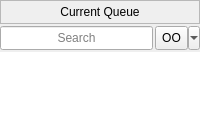
       <widget class="QFrame" name="apollo_FR_nowplaying_queue">
        <property name="sizePolicy">
         <sizepolicy hsizetype="Minimum" vsizetype="Preferred">
          <horstretch>0</horstretch>
          <verstretch>0</verstretch>
         </sizepolicy>
        </property>
        <property name="minimumSize">
         <size>
          <width>200</width>
          <height>0</height>
         </size>
        </property>
        <property name="frameShape">
         <enum>QFrame::NoFrame</enum>
        </property>
        <property name="frameShadow">
         <enum>QFrame::Raised</enum>
        </property>
        <layout class="QGridLayout" name="gridLayout_2">
         <property name="leftMargin">
          <number>0</number>
         </property>
         <property name="topMargin">
          <number>0</number>
         </property>
         <property name="rightMargin">
          <number>0</number>
         </property>
         <property name="bottomMargin">
          <number>0</number>
         </property>
         <property name="spacing">
          <number>0</number>
         </property>
         <item row="1" column="0">
          <widget class="QFrame" name="frame_5">
           <property name="minimumSize">
            <size>
             <width>0</width>
             <height>24</height>
            </size>
           </property>
           <layout class="QHBoxLayout" name="horizontalLayout_3">
            <property name="spacing">
             <number>2</number>
            </property>
            <property name="leftMargin">
             <number>0</number>
            </property>
            <property name="topMargin">
             <number>2</number>
            </property>
            <property name="rightMargin">
             <number>0</number>
            </property>
            <property name="bottomMargin">
             <number>2</number>
            </property>
            <item>
             <widget class="QLineEdit" name="apollo_LEDT_NPQ_main_search">
              <property name="sizePolicy">
               <sizepolicy hsizetype="Preferred" vsizetype="Fixed">
                <horstretch>0</horstretch>
                <verstretch>0</verstretch>
               </sizepolicy>
              </property>
              <property name="minimumSize">
               <size>
                <width>0</width>
                <height>24</height>
               </size>
              </property>
              <property name="maximumSize">
               <size>
                <width>16777215</width>
                <height>24</height>
               </size>
              </property>
              <property name="text">
               <string/>
              </property>
              <property name="alignment">
               <set>Qt::AlignCenter</set>
              </property>
              <property name="placeholderText">
               <string>Search</string>
              </property>
              <property name="clearButtonEnabled">
               <bool>true</bool>
              </property>
             </widget>
            </item>
            <item>
             <widget class="QToolButton" name="apollo_TLB_NPQ_maintable">
              <property name="sizePolicy">
               <sizepolicy hsizetype="Fixed" vsizetype="Preferred">
                <horstretch>0</horstretch>
                <verstretch>0</verstretch>
               </sizepolicy>
              </property>
              <property name="minimumSize">
               <size>
                <width>0</width>
                <height>0</height>
               </size>
              </property>
              <property name="maximumSize">
               <size>
                <width>16777215</width>
                <height>16777215</height>
               </size>
              </property>
              <property name="text">
               <string>OO</string>
              </property>
              <property name="popupMode">
               <enum>QToolButton::MenuButtonPopup</enum>
              </property>
              <property name="toolButtonStyle">
               <enum>Qt::ToolButtonIconOnly</enum>
              </property>
              <property name="autoRaise">
               <bool>false</bool>
              </property>
              <property name="arrowType">
               <enum>Qt::NoArrow</enum>
              </property>
             </widget>
            </item>
           </layout>
          </widget>
         </item>
         <item row="0" column="0">
          <widget class="QLabel" name="apollo_HDLBD_nowplayong_queue">
           <property name="minimumSize">
            <size>
             <width>150</width>
             <height>24</height>
            </size>
           </property>
           <property name="maximumSize">
            <size>
             <width>16777215</width>
             <height>24</height>
            </size>
           </property>
           <property name="frameShape">
            <enum>QFrame::StyledPanel</enum>
           </property>
           <property name="text">
            <string>Current Queue</string>
           </property>
           <property name="alignment">
            <set>Qt::AlignCenter</set>
           </property>
          </widget>
         </item>
         <item row="2" column="0">
          <widget class="QTableView" name="apollo_TBV_NPQ_maintable">
           <property name="sizePolicy">
            <sizepolicy hsizetype="Ignored" vsizetype="Preferred">
             <horstretch>1</horstretch>
             <verstretch>1</verstretch>
            </sizepolicy>
           </property>
           <property name="focusPolicy">
            <enum>Qt::NoFocus</enum>
           </property>
           <property name="frameShape">
            <enum>QFrame::NoFrame</enum>
           </property>
           <property name="sizeAdjustPolicy">
            <enum>QAbstractScrollArea::AdjustToContents</enum>
           </property>
           <property name="editTriggers">
            <set>QAbstractItemView::NoEditTriggers</set>
           </property>
           <property name="showDropIndicator" stdset="0">
            <bool>false</bool>
           </property>
           <property name="alternatingRowColors">
            <bool>true</bool>
           </property>
           <property name="selectionMode">
            <enum>QAbstractItemView::ExtendedSelection</enum>
           </property>
           <property name="selectionBehavior">
            <enum>QAbstractItemView::SelectRows</enum>
           </property>
           <property name="verticalScrollMode">
            <enum>QAbstractItemView::ScrollPerItem</enum>
           </property>
           <property name="sortingEnabled">
            <bool>true</bool>
           </property>
           <property name="wordWrap">
            <bool>false</bool>
           </property>
           <property name="cornerButtonEnabled">
            <bool>false</bool>
           </property>
           <attribute name="horizontalHeaderCascadingSectionResizes">
            <bool>true</bool>
           </attribute>
           <attribute name="horizontalHeaderMinimumSectionSize">
            <number>0</number>
           </attribute>
           <attribute name="horizontalHeaderStretchLastSection">
            <bool>true</bool>
           </attribute>
           <attribute name="verticalHeaderVisible">
            <bool>false</bool>
           </attribute>
           <attribute name="verticalHeaderDefaultSectionSize">
            <number>24</number>
           </attribute>
           <attribute name="verticalHeaderMinimumSectionSize">
            <number>24</number>
           </attribute>
          </widget>
         </item>
        </layout>
       </widget>
